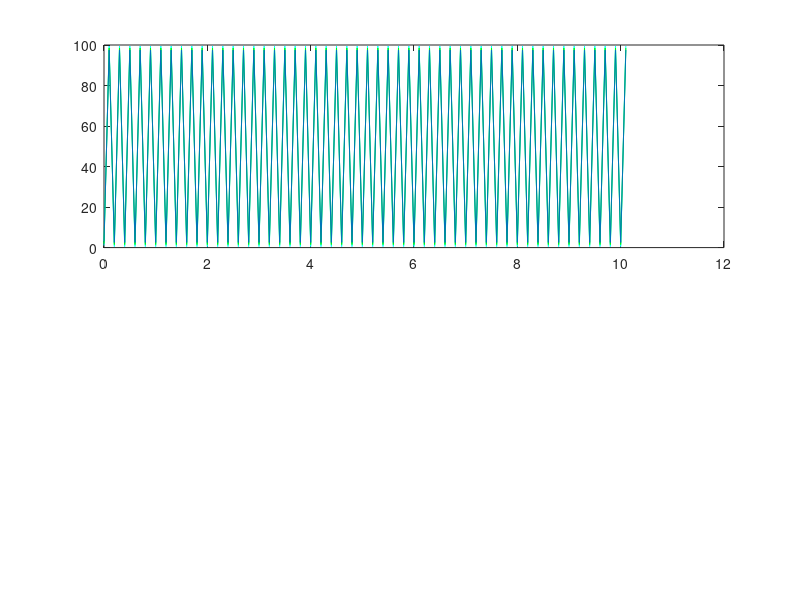

Recreate this plot in MATLAB.
% REPRESSILATOR

clear all; 

%% Parameters

alpha = 0.5 ;% Promoter strength, from 5,10^4 to 0,5
alpha0 = 10^2 ;% Leakiness of the promoter. can be 0, 10^(-3), ...
beta = 10^2 ;% Average translation efficiency (IN PROT/TRANSCRIPT)
n = 2; % Hill coefficient
% Km = 40 ; % (IN MONOMERS/CELL)
% Phl = 10 % protein half life (IN MIN)
% Mhl = 2 %mRNA half life (IN MIN)

%% Variables

% Proteins concentrations
PlacI = 0;
PtetR = 0;
PcI = 0;

% mRNAs concentrations 
MlacI = 1;
MtetR = 2;
McI = 3;

% Denominations 
p(1) = PlacI;
p(2) = PtetR;
p(3) = PcI;
m(1) = MlacI;
m(2) = MtetR;
m(3) = McI;

t=0;
tEnd = 10;
tStep = 0.1;

P = zeros(tEnd/tStep, 3);
M = zeros(tEnd/tStep, 3);

i=1;
while t <= tEnd
    P(i, 1) = p(1);
    P(i, 2) = p(2);
    P(i, 3) = p(3);
    M(i, 1) = m(1);
    M(i, 2) = m(2);
    M(i, 3) = m(3);
        
    
    %%% mRNA
    dmLac = - m(1) + alpha./(1 + p(2).^n) + alpha0;
    dmTet = - m(2) + alpha./(1 + p(3).^n) + alpha0;
    dmI = - m(3) + alpha./(1 + p(1).^n) + alpha0;
    
    %%% Proteins
    dpLac = - beta*(p(1)-m(1));
    dpTet = - beta*(p(2)-m(2));
    dpI = - beta*(p(3)-m(3));
    
    
    m(1) = dmLac;
    m(2) = dmTet;
    m(3) = dmI;
    p(1) = dpLac;
    p(2) = dpTet;
    p(3) = dpI;
    
    i = i + 1;
    t(end +1) = t(end) + tStep; 
end
M(end+1,:) = m(end,:);
P(end+1,:) = p(end,:);


subplot(2,1,1)
plot(t,M(:,1), 'c')
hold on;
plot(t,M(:,2), 'g')
hold on;
plot(t,M(:,3))
%
%subplot(2,1,2)
%plot(t,P(:,1))
%hold on;
%plot(t,P(:,2))
%plot(t,P(:,3))

pause;
